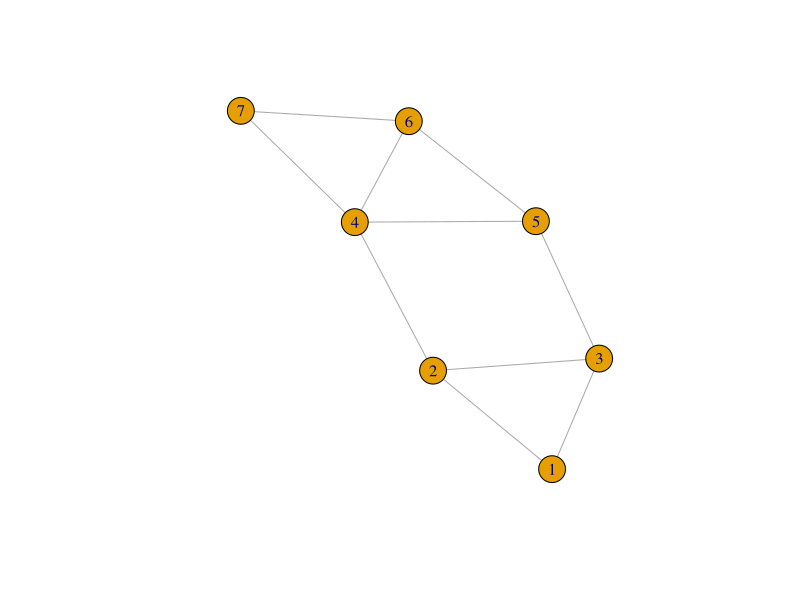
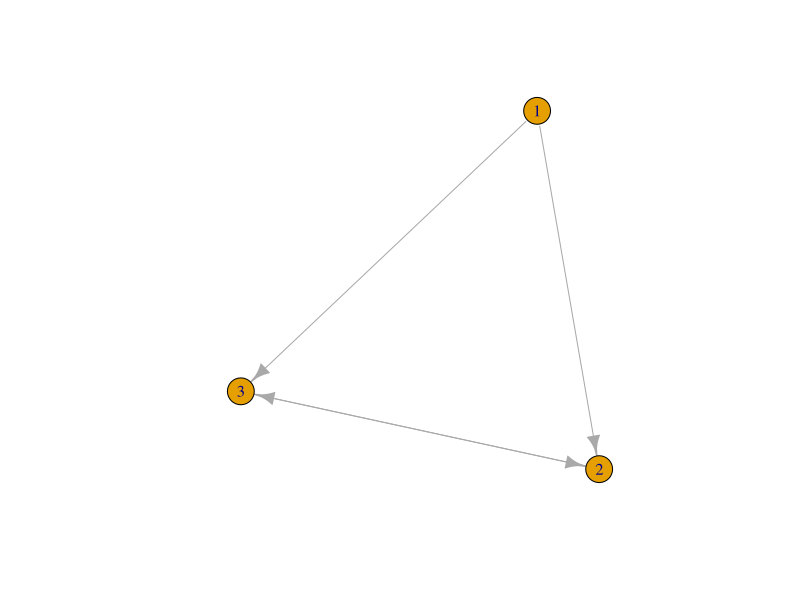
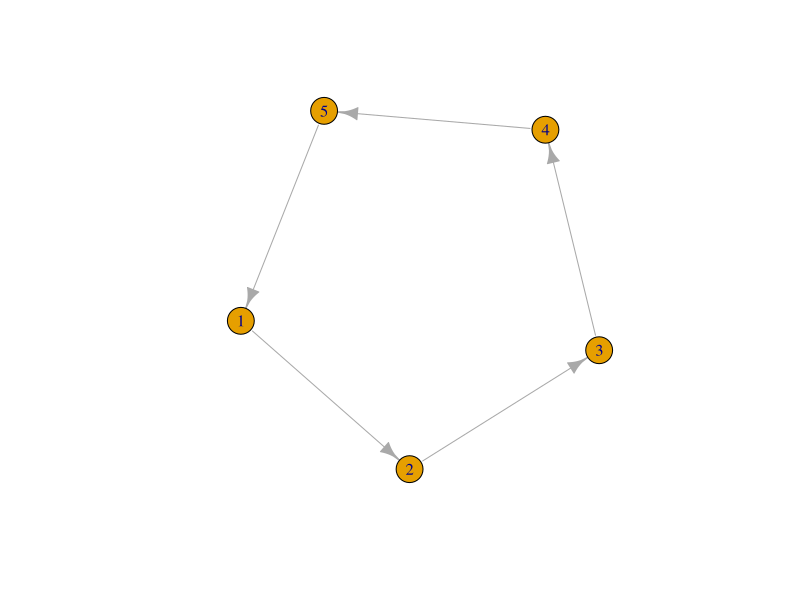
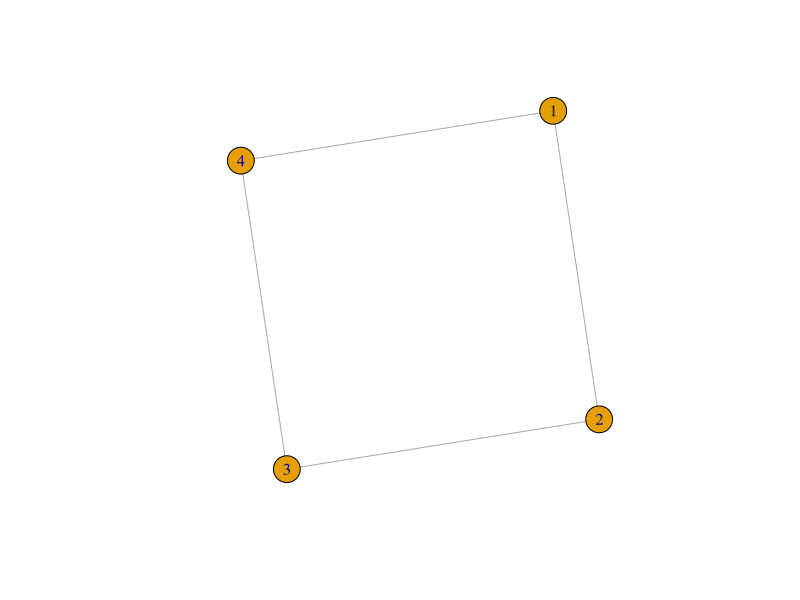
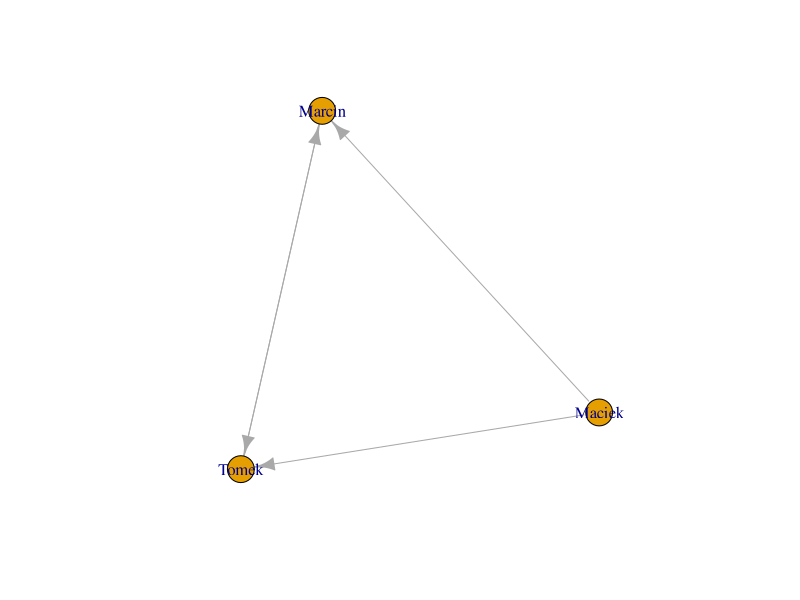
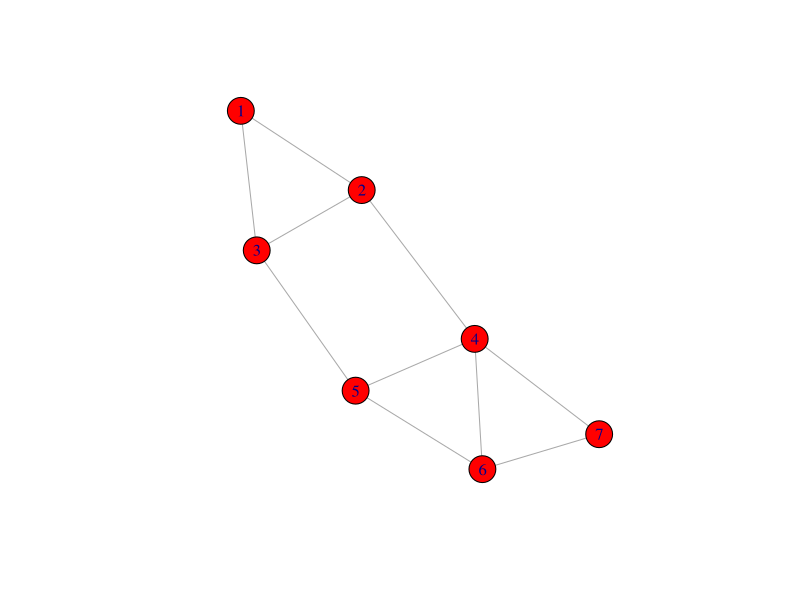
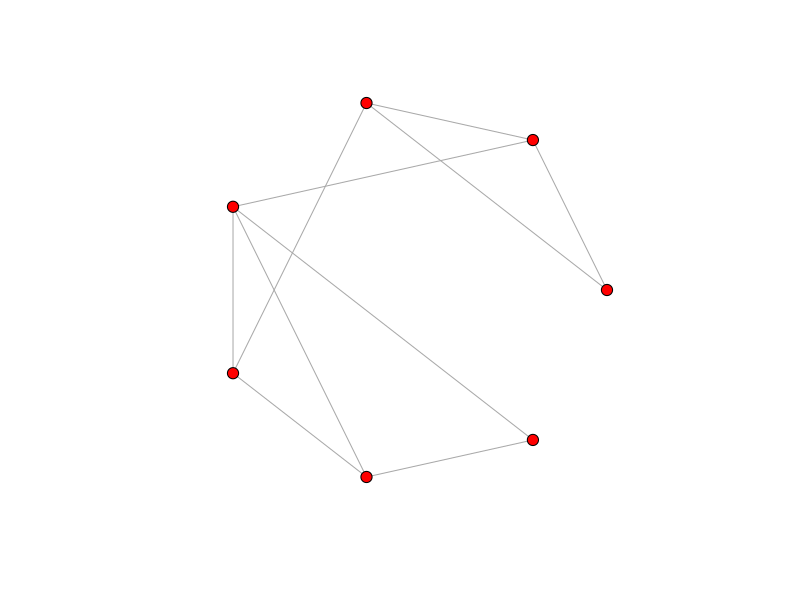
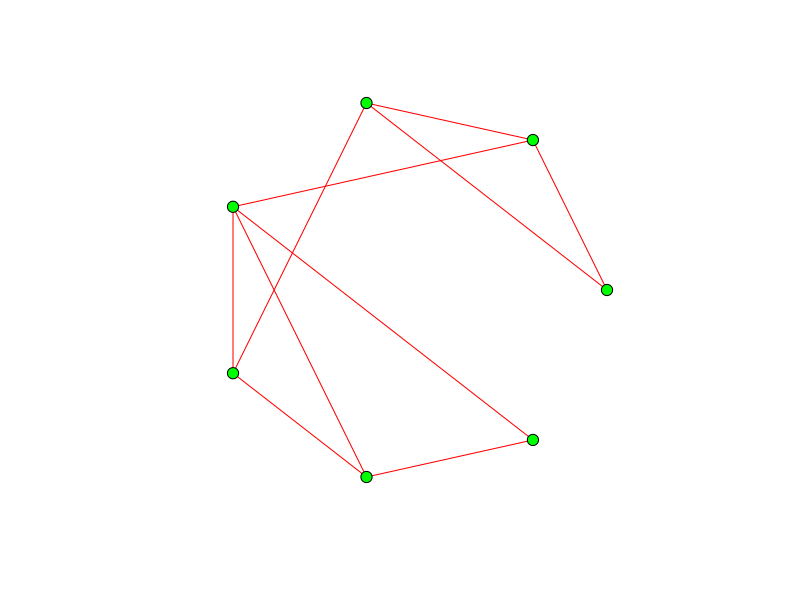

R code for these plots, in order: (Note: this script raises an error after producing the figures.)
library(igraph)

##13.04.2019

#nieskierowany
g<-graph.formula(1-2,1-3,2-3,2-4,3-5,4-5,4-6,4-7,5-6,6-7)
V(g)
E(g)
plot(g)
vcount(g)
ecount(g)

#skierowany
dg <- graph.formula(1-+2,1-+3,2++3)
plot(dg)

#wprowadzenie grafu
#strza³ki
f <- graph(c(1,2,2,3,3,4,4,5,5,1))
plot(f)
#bez strza³ek
f <- graph(c(1,2,2,3,3,4,4,1),
           directed = F)
plot(f)

f[]
#dodanie nazw
V(dg)$name <- c("Maciek", "Tomek", "Marcin")
plot(dg)
get.edgelist(dg)
#doanie zmiennej
V(dg)$gender <- c("M","M","M")

#Opcje wizualzacji
#dodanie kolorów wêz³ów
V(g)$color <- "red"
plot(g)
#Opcje grafu
igraph.options(vertex.size=6, vertex.label=NA, edge.arrow.size=1)
plot(g, layout=layout.circle)

plot(g,
     vertex.color="green",vertex.size=6,vertex.label=NA, edge.color="red",
     edge.arrow.size=1,
     layout=layout.circle)
#layout
#circle, lattice, fruchterman.reingold, kamada.kawai, reingold.tilford


plot(g,
     vertex.color="green",vertex.size=6,vertex.label=NA, edge.color="red",
     edge.arrow.size=1,
     layout=layout.lattice)

plot(g,
     vertex.color="green",vertex.size=6,vertex.label=NA, edge.color="red",
     edge.arrow.size=1,
     layout=layout.fruchterman.reingold)

plot(g,
     vertex.color="green",vertex.size=6,vertex.label=NA, edge.color="red",
     edge.arrow.size=1,
     layout=layout.kamada.kawai)

plot(g,
     vertex.color="green",vertex.size=6,vertex.label=NA, edge.color="red",
     edge.arrow.size=1,
     layout=layout.reingold.tilford)

#layout dalej
#circular, radial, layered
plot(g, layout=layout.circle)

plot(g, layout=layout.reingold.tilford(g, circular=T))
plot(g, layout=layout.kamada.kawai)
plot(g, layout=layout.reingold.tilford)

#analiza krawêdzi,
###liczba polaczen, dla grafow skierowanych mozna dodac mode= all, in, out
degree(g)
degree(dg,mode='in')
hist(degree(g), col="blue", xlab="Degree", ylab="Frequency")
mean(degree(g))
average.path.length(g)
#density
edge_density(g,loops=F)
ecount(g)/(vcount(g)*(vcount(g)-1)/2) #ile jest do ilu mozliwych

#closeness i betweenness

closeness(g, mode="all", weights = Na)
eb <- edge.betweenness(g)
E(g)[order(eb,decreasing = T)[1:3]]
plot(g)
betweenness(g,directed = F, weights=NA)
#klastry
kc <- fastgreedy.community(g)
length(kc) #ilosc klastrow
sizes(kc)
membership(kc) #do ktorego jaki nalezy
plot(kc,g)